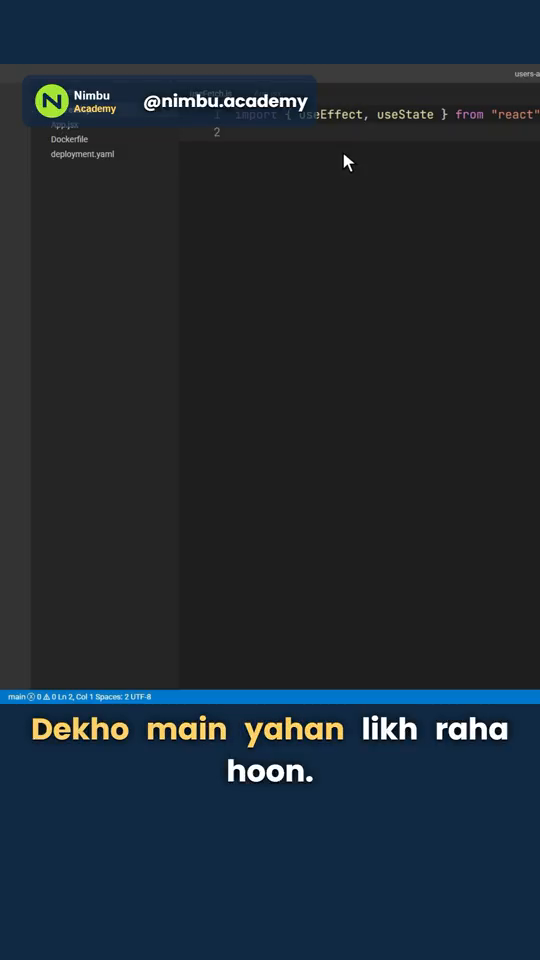
#> input picture frame 67 of apps/web/public/landing/reel-hooks.mp4, 540 x 960 px, given in place of clip.mp4, which was not available
$ python photo_match.py   (older library calls are emulated)
#> lines starting #> are read from the running program, lines starting #| are printed output that depends on the picture; pictures that were not available may be replaced by others from this repository, and a replacement may not be noted
"""Photos that sit with the uploaded clips.

Before an image becomes a shot, its colour, contrast, sharpness and grain are matched to the video clips of the same
edit: Reinhard colour transfer in LAB toward the clips' average (blended, so the photo keeps its own character),
softened when it is much crisper than the footage, and given the footage's grain. The camera move on the photo follows
the clips' motion level (planner). An edit with only photos is left as it is. Deterministic, CPU, no model needed.
"""

from pathlib import Path

import cv2
import numpy as np

WIDTH = 540  # stats are measured at one width so sharpness/noise compare across resolutions
STRENGTH = 0.6  # how far the photo's colour moves toward the clips (1 = full transfer)


def _small(img: np.ndarray) -> np.ndarray:
    return cv2.resize(img, (WIDTH, max(1, round(img.shape[0] * WIDTH / img.shape[1]))), interpolation=cv2.INTER_AREA)


def _stats(img: np.ndarray) -> dict:
    s = _small(img)
    lab = cv2.cvtColor(s, cv2.COLOR_BGR2LAB).reshape(-1, 3).astype(np.float32)
    gray = cv2.cvtColor(s, cv2.COLOR_BGR2GRAY).astype(np.float32)
    noise = gray - cv2.GaussianBlur(gray, (0, 0), 1.2)
    return {"mean": lab.mean(0), "std": lab.std(0) + 1e-3, "sharp": float(cv2.Laplacian(gray, cv2.CV_32F).var()),
            "noise": float(np.median(np.abs(noise)) * 1.4826)}


def clip_stats(videos: list[Path]) -> dict | None:
    """Average look of the clips, from frames at 25/50/75 % of each."""
    found = []
    for v in videos:
        cap = cv2.VideoCapture(str(v))
        n = int(cap.get(cv2.CAP_PROP_FRAME_COUNT)) or 0
        for f in (0.25, 0.5, 0.75):
            cap.set(cv2.CAP_PROP_POS_FRAMES, int(n * f))
            ok, frame = cap.read()
            if ok:
                found.append(_stats(frame))
        cap.release()
    if not found:
        return None
    return {"mean": np.mean([x["mean"] for x in found], 0), "std": np.mean([x["std"] for x in found], 0),
            "sharp": float(np.median([x["sharp"] for x in found])), "noise": float(np.median([x["noise"] for x in found]))}


def match(image: Path, target: dict, out: Path, seed: int = 0) -> Path:
    img = cv2.imread(str(image), cv2.IMREAD_COLOR)
    if img is None:
        return image
    src = _stats(img)
    lab = cv2.cvtColor(img, cv2.COLOR_BGR2LAB).astype(np.float32)
    moved = (lab - src["mean"]) * (target["std"] / src["std"]) + target["mean"]
    lab = np.clip(lab + STRENGTH * (moved - lab), 0, 255)
    img = cv2.cvtColor(lab.astype(np.uint8), cv2.COLOR_LAB2BGR)
    scale = img.shape[1] / WIDTH  # stats were taken at WIDTH; blur/grain act at full size
    if src["sharp"] > 1.6 * target["sharp"] > 0:  # much crisper than the footage: soften toward it
        sigma = min(2.5, 0.5 * np.log2(src["sharp"] / target["sharp"])) * scale
        img = cv2.GaussianBlur(img, (0, 0), max(sigma, 0.3))
    extra = max(0.0, target["noise"] - src["noise"])
    if extra > 0.3:  # footage grain the photo lacks (luma-only, fixed seed: same photo, same grain)
        g = np.random.default_rng(seed).normal(0, extra, img.shape[:2]).astype(np.float32)
        img = np.clip(img.astype(np.float32) + g[..., None], 0, 255).astype(np.uint8)
    cv2.imwrite(str(out), img, [cv2.IMWRITE_JPEG_QUALITY, 95])
    return out


def match_photos(assets: list[tuple[str, Path]], work: Path) -> list[Path]:
    """[(kind, path)] in edit order → paths to use (matched copies for images when the edit has clips)."""
    target = clip_stats([p for k, p in assets if k != "image"])
    if target is None:
        return [p for _, p in assets]
    work.mkdir(parents=True, exist_ok=True)
    return [match(p, target, work / f"photo-{i:02d}.jpg", seed=i) if k == "image" else p for i, (k, p) in enumerate(assets)]


if __name__ == "__main__":  # self-check: a crisp, cool photo moves toward warm, soft, grainy footage
    import tempfile

    d = Path(tempfile.mkdtemp())
    rng = np.random.default_rng(1)
    vid = d / "clip.mp4"
    vw = cv2.VideoWriter(str(vid), cv2.VideoWriter_fourcc(*"mp4v"), 30, (360, 640))
    for _ in range(30):
        f = np.full((640, 360, 3), (60, 120, 200), np.uint8)  # warm (BGR)
        vw.write(cv2.GaussianBlur(np.clip(f + rng.normal(0, 6, f.shape), 0, 255).astype(np.uint8), (0, 0), 2))
    vw.release()
    photo = np.full((1280, 720, 3), (200, 120, 60), np.uint8)  # cool
    cv2.putText(photo, "SALE", (60, 640), cv2.FONT_HERSHEY_SIMPLEX, 6, (255, 255, 255), 20)
    cv2.imwrite(str(d / "p.jpg"), photo)
    out = match_photos([("video", vid), ("image", d / "p.jpg")], d / "m")[1]
#> the loop in clip_stats, `for f in (0.25, 0.5, 0.75):` made 3 passes
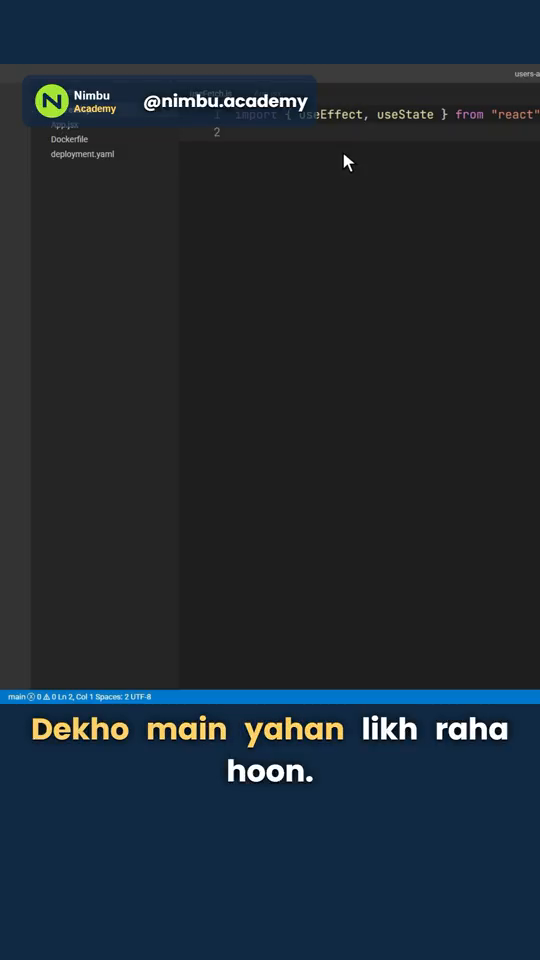
#> input picture frame 67 of apps/web/public/landing/reel-hooks.mp4, 540 x 960 px, given in place of clip.mp4, which was not available
#> after the loop in clip_stats, `for f in (0.25, 0.5, 0.75):`:
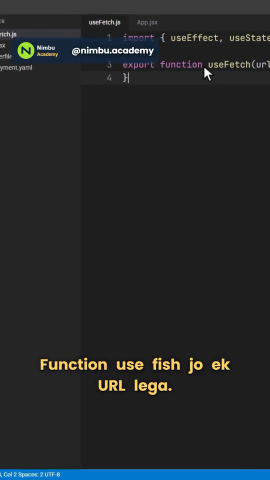
#> frame: shape (960, 540, 3) (shown at 1/2 size); mean B, G, R 39.8, 38.7, 36.2
#> after the loop in clip_stats, `for f in (0.25, 0.5, 0.75):`: found = 3 items
#> in match_photos, `target = clip_stats([p for k, p in assets if k != "image"])`: target = {'mean': [38.8, 128.1, 125], 'std': [28.35, 2.12, 10.01], 'sharp': 505.5, 'noise': 2.83e-06}
#> in _stats (call 4), `gray = cv2.cvtColor(s, cv2.COLOR_BGR2GRAY).astype(np.float32)`:
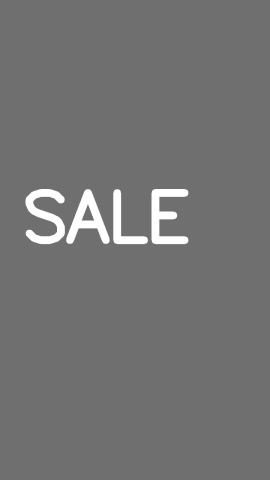
#> gray: shape (960, 540) float32 (shown at 1/2 size); min 108, max 255, mean 114.9
#> in match, `src = _stats(img)`: src = {'mean': [131.5, 135.5, 81.78], 'std': [20.53, 1.53, 7.67], 'sharp': 91.03, 'noise': 1.13e-05}
#> in match, `lab = np.clip(lab + STRENGTH * (moved - lab), 0, 255)`:
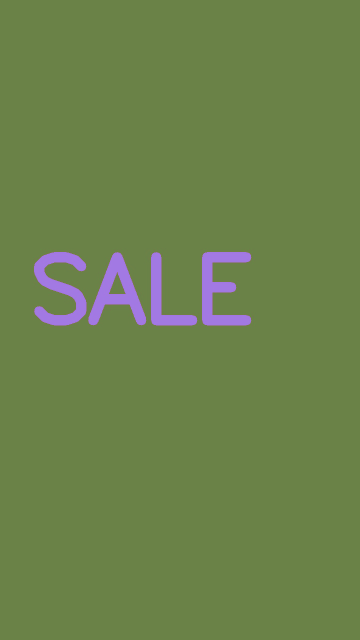
#> lab: shape (1280, 720, 3) float32 (shown at 1/2 size); mean B, G, R 76.2, 129.3, 107.7
#> in match, `img = cv2.cvtColor(lab.astype(np.uint8), cv2.COLOR_LAB2BGR)`:
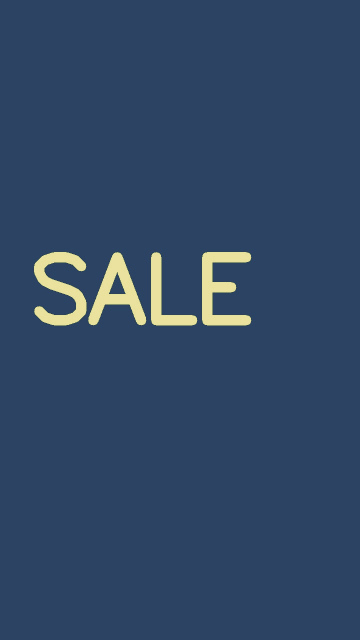
#> img: shape (1280, 720, 3) (shown at 1/2 size); mean B, G, R 100.5, 71.4, 49.2
#> in match, `extra = max(0.0, target["noise"] - src["noise"])`: extra = 0
    before, after = _stats(photo), _stats(cv2.imread(str(out)))
#> in _stats (call 6), `gray = cv2.cvtColor(s, cv2.COLOR_BGR2GRAY).astype(np.float32)`:
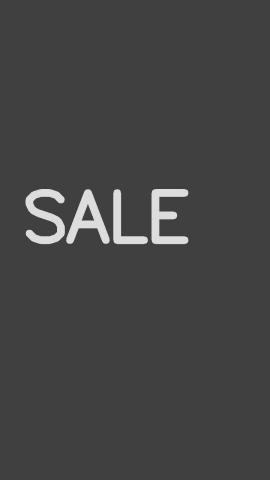
#> gray: shape (960, 540) float32 (shown at 1/2 size); min 56, max 222, mean 68.3
#> before = {'mean': [131.5, 135.5, 81.72], 'std': [20.6, 1.38, 7.62], 'sharp': 98.13, 'noise': 1.13e-05}; after = {'mean': [76.25, 128, 109.2], 'std': [25.22, 1.67, 8.88], 'sharp': 113.6, 'noise': 1.13e-05}
    tgt = clip_stats([vid])
#> the loop in clip_stats (call 2), `for f in (0.25, 0.5, 0.75):` made 3 passes
#> pass 3, in _stats (call 9), `gray = cv2.cvtColor(s, cv2.COLOR_BGR2GRAY).astype(np.float32)`:
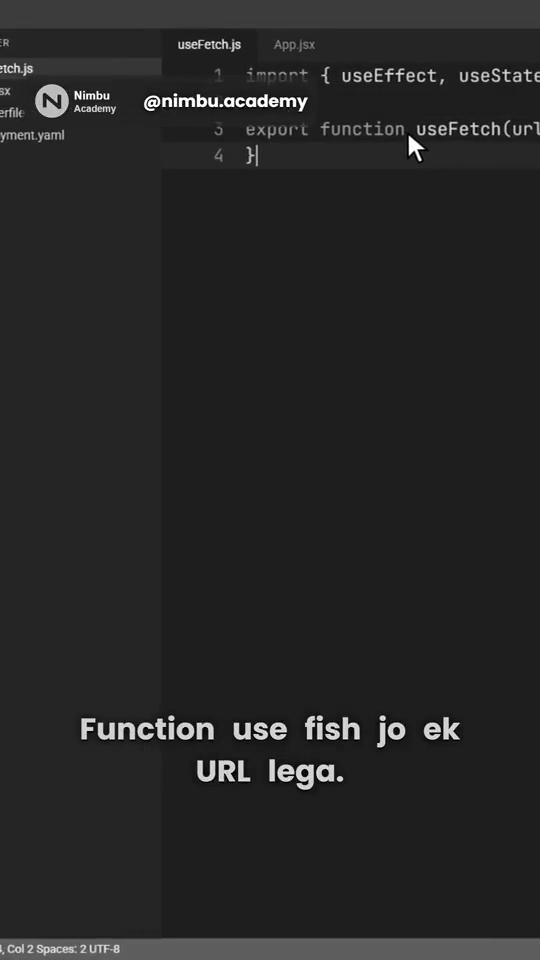
#> gray: shape (960, 540) float32; min 0, max 255, mean 38.1
#> tgt has the same summary as target in match_photos
    assert np.abs(after["mean"] - tgt["mean"]).sum() < np.abs(before["mean"] - tgt["mean"]).sum() * 0.6
#> (the run stopped early here; a loop or call above may not have finished)

$ run again, starting later in the video
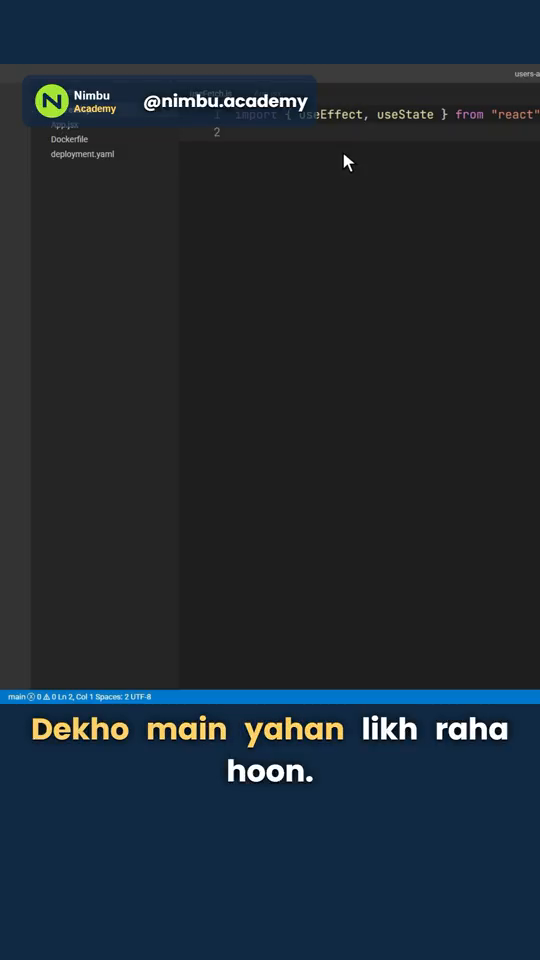
#> input picture frame 67 of apps/web/public/landing/reel-hooks.mp4, 540 x 960 px, given in place of clip.mp4, which was not available
#> the loop in clip_stats, `for f in (0.25, 0.5, 0.75):` made 3 passes
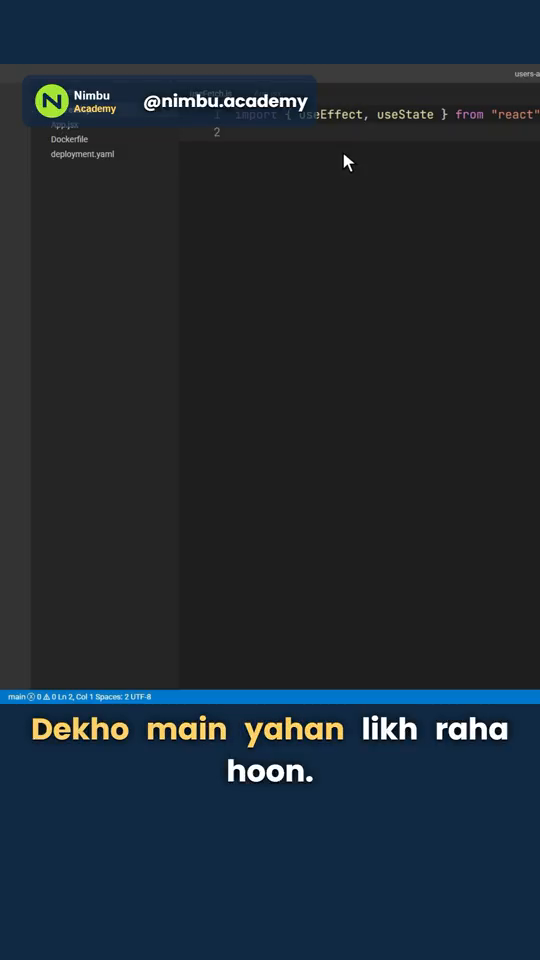
#> input picture frame 67 of apps/web/public/landing/reel-hooks.mp4, 540 x 960 px, given in place of clip.mp4, which was not available
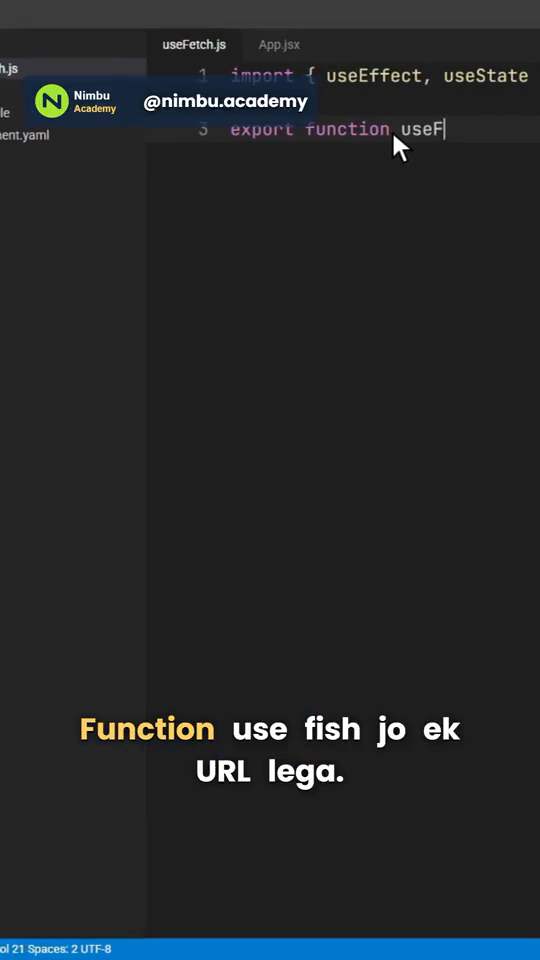
#> input picture frame 135 of apps/web/public/landing/reel-hooks.mp4, 540 x 960 px, given in place of clip.mp4, which was not available
#> after the loop in clip_stats, `for f in (0.25, 0.5, 0.75):`: found = 3 items
#> target = {'mean': [38.8, 128.1, 125], 'std': [28.35, 2.12, 10.01], 'sharp': 505.5, 'noise': 2.83e-06}
#> src = {'mean': [131.5, 135.5, 81.78], 'std': [20.53, 1.53, 7.67], 'sharp': 91.03, 'noise': 1.13e-05}
#> extra = 0
#> before = {'mean': [131.5, 135.5, 81.72], 'std': [20.6, 1.38, 7.62], 'sharp': 98.13, 'noise': 1.13e-05}; after = {'mean': [76.25, 128, 109.2], 'std': [25.22, 1.67, 8.88], 'sharp': 113.6, 'noise': 1.13e-05}
#> tgt has the same summary as target in match_photos

$ run again, starting later in the video
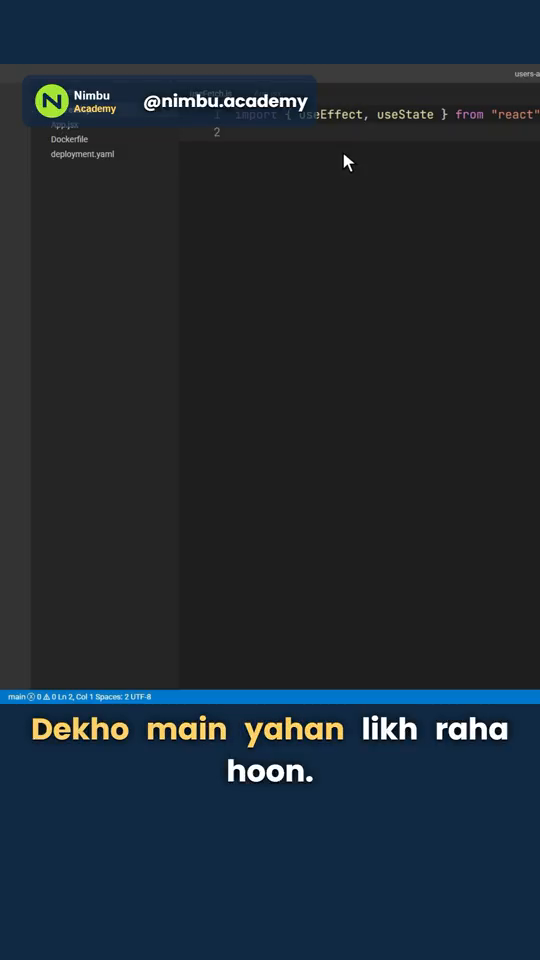
#> input picture frame 67 of apps/web/public/landing/reel-hooks.mp4, 540 x 960 px, given in place of clip.mp4, which was not available
#> the loop in clip_stats, `for f in (0.25, 0.5, 0.75):` made 3 passes
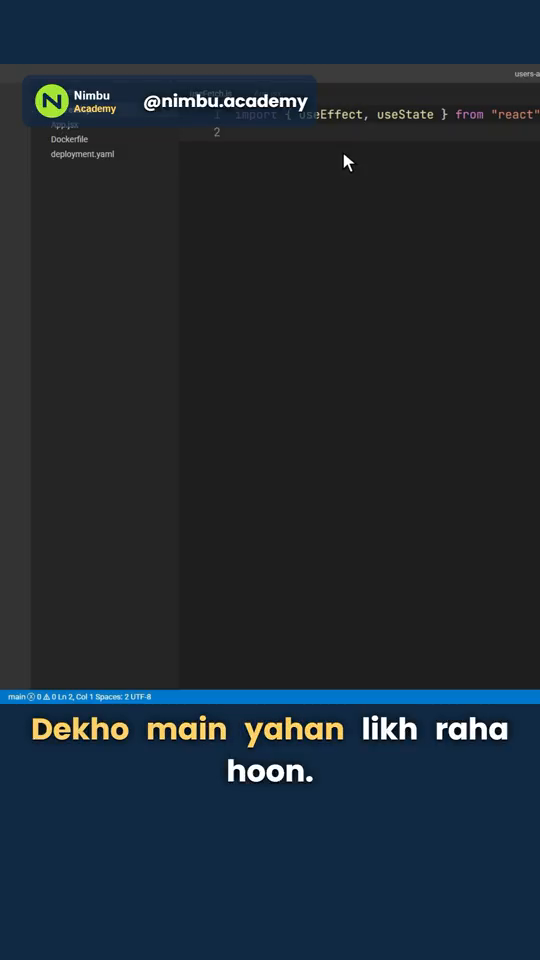
#> input picture frame 67 of apps/web/public/landing/reel-hooks.mp4, 540 x 960 px, given in place of clip.mp4, which was not available
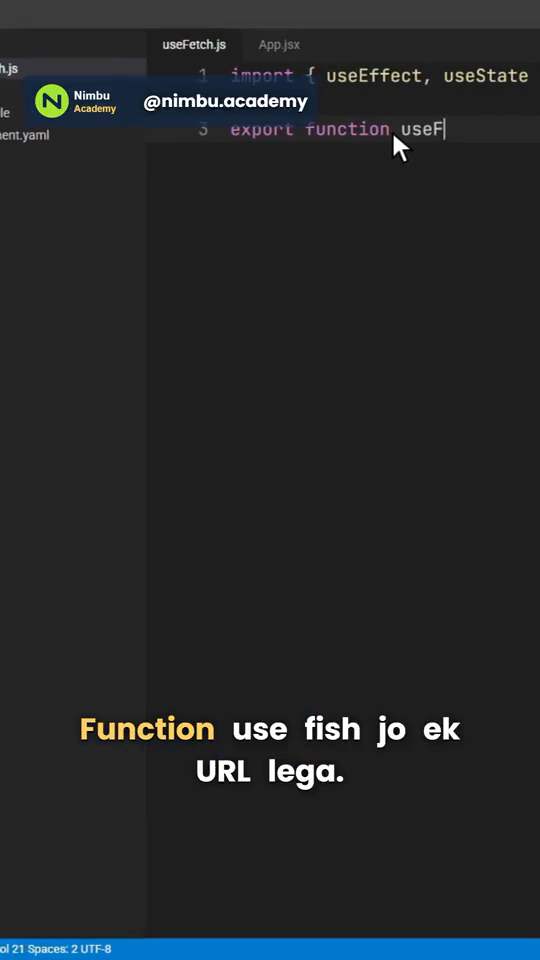
#> input picture frame 135 of apps/web/public/landing/reel-hooks.mp4, 540 x 960 px, given in place of clip.mp4, which was not available
#> after the loop in clip_stats, `for f in (0.25, 0.5, 0.75):`: found = 3 items
#> target = {'mean': [38.8, 128.1, 125], 'std': [28.35, 2.12, 10.01], 'sharp': 505.5, 'noise': 2.83e-06}
#> src = {'mean': [131.5, 135.5, 81.78], 'std': [20.53, 1.53, 7.67], 'sharp': 91.03, 'noise': 1.13e-05}
#> extra = 0
#> before = {'mean': [131.5, 135.5, 81.72], 'std': [20.6, 1.38, 7.62], 'sharp': 98.13, 'noise': 1.13e-05}; after = {'mean': [76.25, 128, 109.2], 'std': [25.22, 1.67, 8.88], 'sharp': 113.6, 'noise': 1.13e-05}
#> tgt has the same summary as target in match_photos
